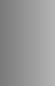
<?xml version="1.0" encoding="UTF-8"?>
<ui version="4.0">
 <class>AppNavigation</class>
 <widget class="QFrame" name="AppNavigation">
  <property name="geometry">
   <rect>
    <x>0</x>
    <y>0</y>
    <width>55</width>
    <height>86</height>
   </rect>
  </property>
  <property name="windowTitle">
   <string>Frame</string>
  </property>
  <property name="styleSheet">
   <string notr="true">QFrame {
color: white;
font-weight:bold;
border: 0px solid #555;
padding: 5px;
background: qlineargradient(spread:pad, x1:0, y1:0, x2:1, y2:0, stop:0 rgba(122,122,122, 255), stop:1 rgba(180,180,180, 255));
}
QToolButton {
font: 75 8pt;
font-weight:bold;
color:white;
border: 0px;
background:rgba(180,180,180, 0);
}

QToolButton:hover {
background: qlineargradient(spread:pad, x1:0, y1:0, x2:1, y2:0, stop:0 rgba(152,152,152, 255), stop:1 rgba(220,220,220, 255));
border: 0px solid rgba(170,170,170,255);
}
QToolButton:pressed {
background: qradialgradient(cx: 0.4, cy: -0.1,
fx: 0.4, fy: -0.1,
radius: 1.35, stop: 0 #fff, stop: 1 #ddd);
}
QToolButton:checked:hover {
background: qradialgradient(cx: 0.3, cy: -0.4,
fx: 0.3, fy: 0.4,
radius: 1.35,
stop: 0 #eee, stop: 1 #bbb);
}
</string>
  </property>
  <property name="frameShape">
   <enum>QFrame::StyledPanel</enum>
  </property>
  <property name="frameShadow">
   <enum>QFrame::Raised</enum>
  </property>
  <layout class="QVBoxLayout" name="verticalLayout">
   <property name="spacing">
    <number>0</number>
   </property>
   <property name="margin">
    <number>0</number>
   </property>
   <item>
    <spacer name="verticalSpacer">
     <property name="orientation">
      <enum>Qt::Vertical</enum>
     </property>
     <property name="sizeHint" stdset="0">
      <size>
       <width>20</width>
       <height>40</height>
      </size>
     </property>
    </spacer>
   </item>
  </layout>
 </widget>
 <resources/>
 <connections/>
</ui>
